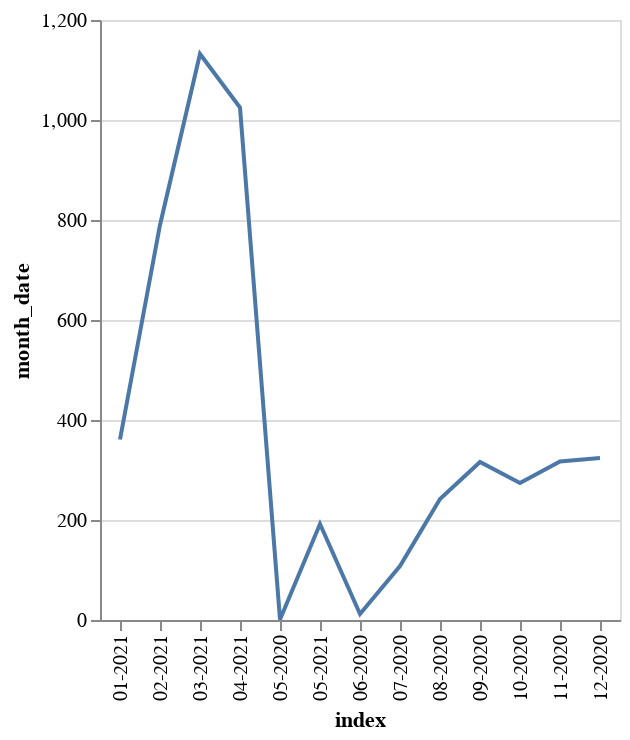

Here is the notebook cell this chart was saved with:
### Code cell
import altair as alt
alt.Chart(joined).mark_line().encode(
    x='index',
    y='month_date'
)

### Figure 1 — Vega-Lite specification as saved in the notebook (floating-point values rounded to 4 significant figures)
{"config": {"view": {"continuousWidth": 400, "continuousHeight": 300}}, "data": {"name": "data-5e1d3bb7645e23412cde9c7a51924220"}, "mark": "line", "encoding": {"x": {"type": "nominal", "field": "index"}, "y": {"type": "quantitative", "field": "month_date"}}, "$schema": "https://vega.github.io/schema/vega-lite/v4.8.1.json", "datasets": {"data-5e1d3bb7645e23412cde9c7a51924220": [{"index": "03-2021", "month_date": 1132}, {"index": "04-2021", "month_date": 1025}, {"index": "02-2021", "month_date": 790}, {"index": "01-2021", "month_date": 361}, {"index": "12-2020", "month_date": 324}, {"index": "11-2020", "month_date": 317}, {"index": "09-2020", "month_date": 316}, {"index": "10-2020", "month_date": 274}, {"index": "08-2020", "month_date": 242}, {"index": "05-2021", "month_date": 192}, {"index": "07-2020", "month_date": 108}, {"index": "06-2020", "month_date": 12}, {"index": "05-2020", "month_date": 1}]}}
